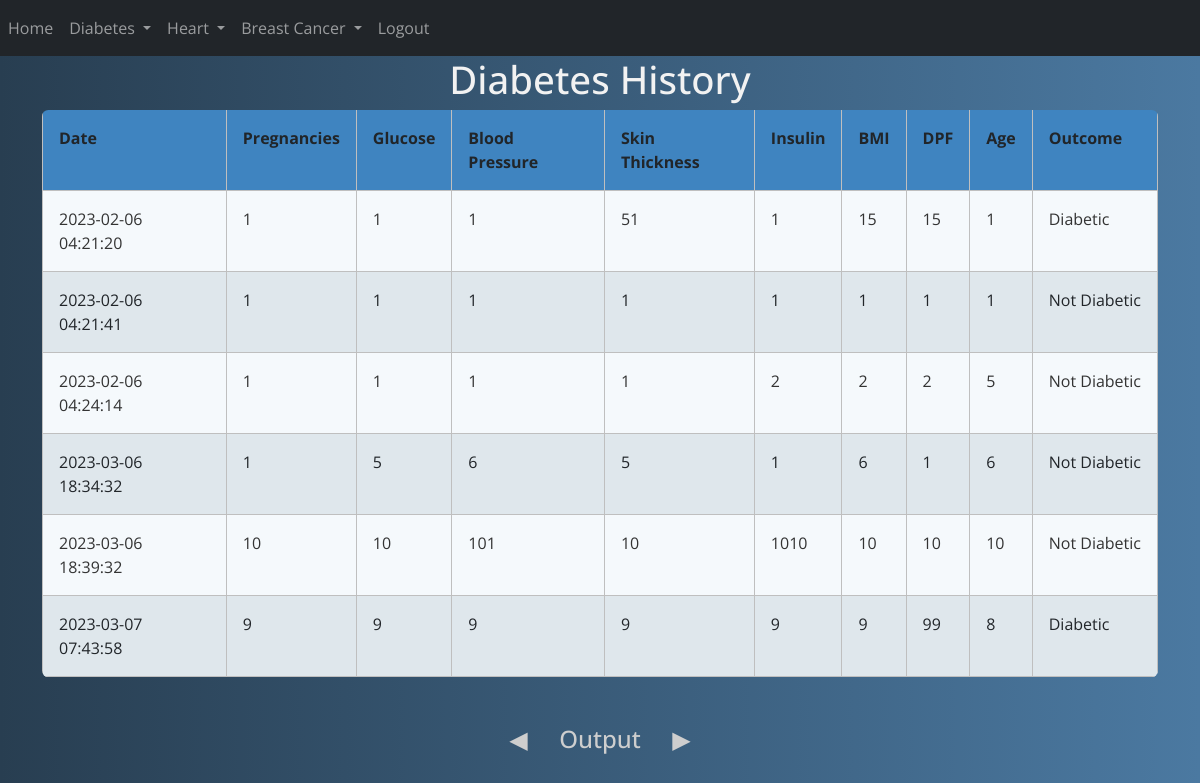
/diabetes_history (signed in), run on an earlier commit of the app's database.
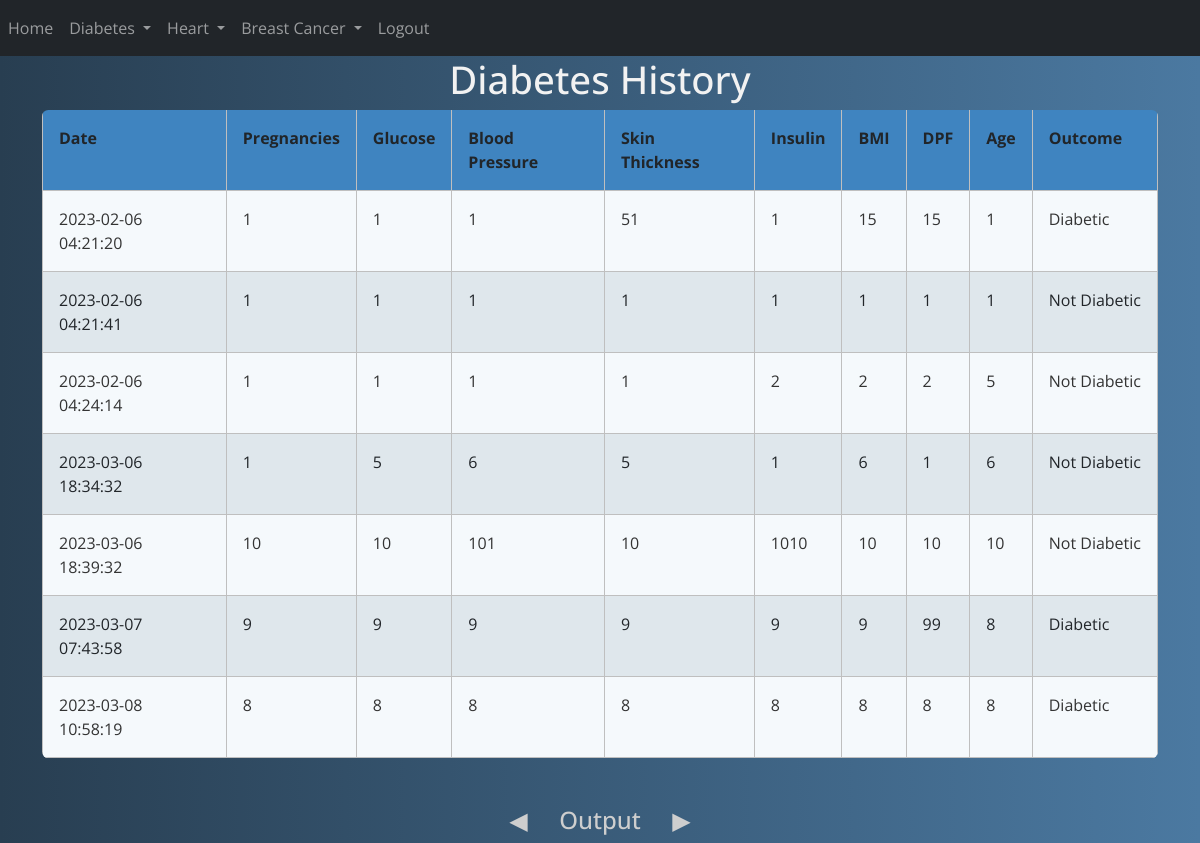
And on a later commit of the database.
### website/models.py (models this page shows)
class Diabetes(db.Model):
    id = db.Column(db.Integer, primary_key=True)
    date = db.Column(db.DateTime(timezone=True), default=func.now()) # To auto set date
    pregnancies = db.Column(db.Integer)
    glucose = db.Column(db.Integer)
    bloodpressure = db.Column(db.Integer)
    skinthichness = db.Column(db.Integer)
    insulin = db.Column(db.Integer)
    bmi = db.Column(db.Integer)
    dpf = db.Column(db.Integer)
    age = db.Column(db.Integer)
    outcome = db.Column(db.String(10000))
    user_id = db.Column(db.Integer, db.ForeignKey('user.id')) # not here

### website/views.py (the view)
@views.route("/diabetes_history")
@login_required
def diabetes_history():
    return render_template('diabetes_history.html', user=current_user)

### website/__init__.py (called while the page is built)
def create_app():
    app = Flask(__name__)
    app.config['SECRET_KEY'] = 'uuhfurhfueih hfu iehfuci heuh eusjhc nsjv nsweur'
    app.config['SQLALCHEMY_DATABASE_URI'] = f'sqlite:///{DB_NAME}'
    db.init_app(app)
    from .views import views
    from .auth import auth
    app.register_blueprint(views, url_prefix="/")
    app.register_blueprint(auth, url_prefix="/")
    from .models import User, Diabetes, Heart, BCancer
    create_database(app)
    login_manager = LoginManager()
    login_manager.login_view = 'auth.login'
    login_manager.init_app((app))
    @login_manager.user_loader
    def load_user(id):
        return User.query.get(int(id))
    return app

### website/templates/diabetes_history.html (shortened to what this page needs)
{% include 'nav(logged).html' %}
<head>
    </head>
    <body>
        <div class="container">
<h1>Diabetes History</h1>
  <table id="myTable" class="table rwd-table table table-striped table-bordered table-sm" cellspacing="0"
  width="100%">
    <tbody>
        <tr>
            <th>Date</th>
            <th>Pregnancies</th>
            <th>Glucose</th>
            <th>Blood Pressure</th>
            <th>Skin Thickness</th>
            <th>Insulin</th>
            <th>BMI</th>
            <th>DPF</th>
            <th>Age</th>
            <th>Outcome</th>
            </tr>
            {% for diabetes in user.diabetes %}
            <tr>
                <td>{{ diabetes.date }}</td>
                <td>{{ diabetes.pregnancies }}</td>
                <td>{{ diabetes.glucose }}</td>
                <td>{{ diabetes.bloodpressure }}</td>
                <td>{{ diabetes.skinthichness }}</td>
                <td>{{ diabetes.insulin }}</td>
                <td>{{ diabetes.bmi }}</td>
                <td>{{ diabetes.dpf }}</td>
                <td>{{ diabetes.age }}</td>
                <td>{{ diabetes.outcome }}</td>
      </tr>
      {% endfor %}
    </tbody>
  </table>
  <br><br>
  <h3>Output</h3>
</div>
    </body>

What changed in the data, as far as the page shows it:
added Diabetes: date "2023-03-08 10:58:19", pregnancies "8", glucose "8", bloodpressure "8", skinthichness "8", insulin "8", bmi "8", dpf "8", age "8", outcome "Diabetic"
